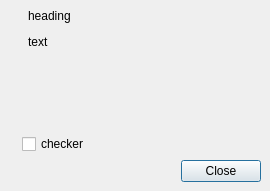
<ui version="4.0" >
 <class>ErrorDialog</class>
 <widget class="QDialog" name="ErrorDialog" >
  <property name="geometry" >
   <rect>
    <x>0</x>
    <y>0</y>
    <width>270</width>
    <height>191</height>
   </rect>
  </property>
  <property name="windowTitle" >
   <string>Dialog</string>
  </property>
  <layout class="QGridLayout" >
   <property name="margin" >
    <number>9</number>
   </property>
   <property name="spacing" >
    <number>6</number>
   </property>
   <item row="2" column="1" >
    <widget class="QCheckBox" name="checker" >
     <property name="text" >
      <string>checker</string>
     </property>
    </widget>
   </item>
   <item rowspan="3" row="0" column="0" >
    <widget class="QLabel" name="icon" >
     <property name="sizePolicy" >
      <sizepolicy>
       <hsizetype>0</hsizetype>
       <vsizetype>1</vsizetype>
       <horstretch>0</horstretch>
       <verstretch>0</verstretch>
      </sizepolicy>
     </property>
     <property name="text" >
      <string/>
     </property>
     <property name="alignment" >
      <set>Qt::AlignLeading|Qt::AlignLeft|Qt::AlignTop</set>
     </property>
    </widget>
   </item>
   <item row="0" column="1" >
    <widget class="QLabel" name="heading" >
     <property name="sizePolicy" >
      <sizepolicy>
       <hsizetype>1</hsizetype>
       <vsizetype>0</vsizetype>
       <horstretch>0</horstretch>
       <verstretch>0</verstretch>
      </sizepolicy>
     </property>
     <property name="text" >
      <string>heading</string>
     </property>
     <property name="indent" >
      <number>6</number>
     </property>
    </widget>
   </item>
   <item row="1" column="1" >
    <widget class="QLabel" name="text" >
     <property name="sizePolicy" >
      <sizepolicy>
       <hsizetype>5</hsizetype>
       <vsizetype>1</vsizetype>
       <horstretch>0</horstretch>
       <verstretch>0</verstretch>
      </sizepolicy>
     </property>
     <property name="text" >
      <string>text</string>
     </property>
     <property name="alignment" >
      <set>Qt::AlignLeading|Qt::AlignLeft|Qt::AlignTop</set>
     </property>
     <property name="wordWrap" >
      <bool>true</bool>
     </property>
     <property name="indent" >
      <number>6</number>
     </property>
    </widget>
   </item>
   <item row="3" column="0" colspan="2" >
    <widget class="QDialogButtonBox" name="buttons" >
     <property name="orientation" >
      <enum>Qt::Horizontal</enum>
     </property>
     <property name="standardButtons" >
      <set>QDialogButtonBox::Close</set>
     </property>
    </widget>
   </item>
  </layout>
 </widget>
 <resources/>
 <connections>
  <connection>
   <sender>buttons</sender>
   <signal>accepted()</signal>
   <receiver>ErrorDialog</receiver>
   <slot>accept()</slot>
   <hints>
    <hint type="sourcelabel" >
     <x>248</x>
     <y>254</y>
    </hint>
    <hint type="destinationlabel" >
     <x>157</x>
     <y>274</y>
    </hint>
   </hints>
  </connection>
  <connection>
   <sender>buttons</sender>
   <signal>rejected()</signal>
   <receiver>ErrorDialog</receiver>
   <slot>reject()</slot>
   <hints>
    <hint type="sourcelabel" >
     <x>316</x>
     <y>260</y>
    </hint>
    <hint type="destinationlabel" >
     <x>286</x>
     <y>274</y>
    </hint>
   </hints>
  </connection>
 </connections>
</ui>
